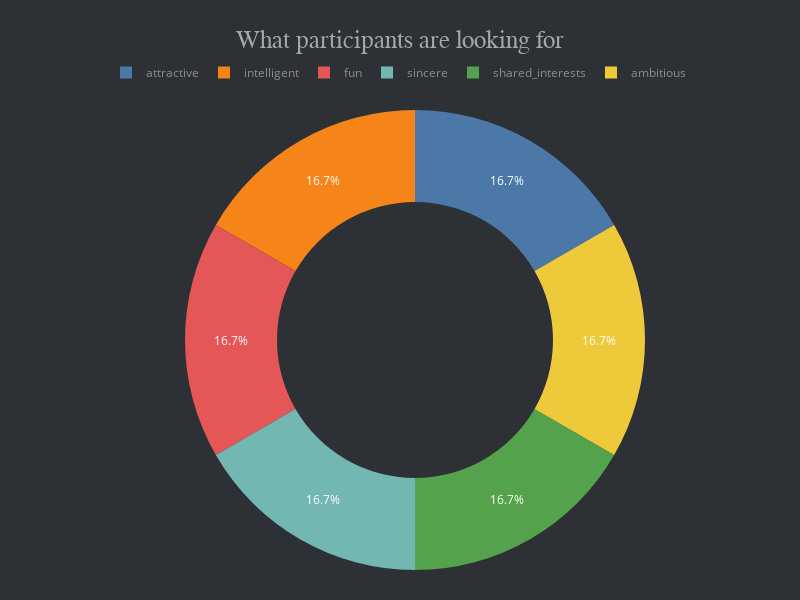

Notebook code for this chart:
### Code cell
fig = px.pie(interests_sort, "interest", hole=0.6, title='What participants are looking for',
                      color_discrete_sequence=px.colors.qualitative.T10)
fig.update_traces(textfont=dict(color='#fff'))
fig.update_layout(autosize=True, height=600, width=800,
                           margin=dict(t=110, b=30, l=70, r=40),
                           plot_bgcolor='#2d3035', paper_bgcolor='#2d3035',
                           title_x=0.5, title_y=0.95,
                           title_font=dict(size=25, color='#a5a7ab', family="Muli, sans-serif"),
                           font=dict(color='#8a8d93'),
                           legend=dict(orientation="h", yanchor="bottom", y=1.05, xanchor="right", x=0.9)
                           )

### Figure 1 — Plotly figure (JSON) as saved in the notebook; plotly's stock layout.template omitted (floating-point values rounded to 4 significant figures)
{"data": [{"domain": {"x": [0, 1], "y": [0, 1]}, "hole": 0.6, "hovertemplate": "interest=%{label}<extra></extra>", "labels": ["attractive", "intelligent", "fun", "sincere", "shared_interests", "ambitious"], "legendgroup": "", "name": "", "showlegend": true, "textfont": {"color": "#fff"}, "type": "pie"}], "layout": {"autosize": true, "font": {"color": "#8a8d93"}, "height": 600, "legend": {"orientation": "h", "tracegroupgap": 0, "x": 0.9, "xanchor": "right", "y": 1.05, "yanchor": "bottom"}, "margin": {"b": 30, "l": 70, "r": 40, "t": 110}, "paper_bgcolor": "#2d3035", "piecolorway": ["#4C78A8", "#F58518", "#E45756", "#72B7B2", "#54A24B", "#EECA3B", "#B279A2", "#FF9DA6", "#9D755D", "#BAB0AC"], "plot_bgcolor": "#2d3035", "title": {"font": {"color": "#a5a7ab", "family": "Muli, sans-serif", "size": 25}, "text": "What participants are looking for", "x": 0.5, "y": 0.95}, "width": 800}}
